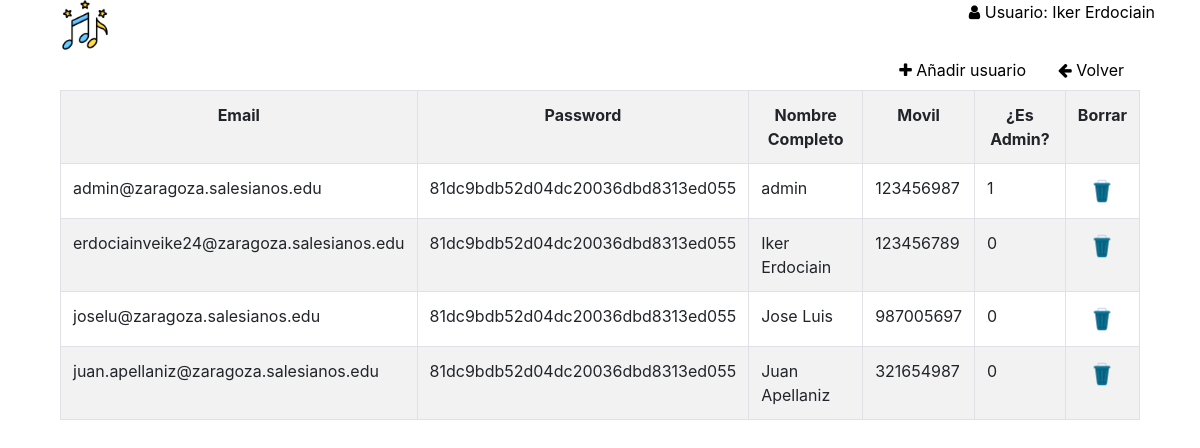
Screenshot of /lstUsuario.php (signed in) with the database file from the repository.
### tables this page shows
CREATE TABLE `usuarios` (
  `email` varchar(50) NOT NULL,
  `password` varchar(40) NOT NULL,
  `nombreCompleto` varchar(60) NOT NULL,
  `movil` varchar(13) NOT NULL,
  `rol` tinyint(1) NOT NULL
);

### lstUsuario.php (the view, shortened to what this page needs)
<!DOCTYPE html>
<html lang="en">
<head>
    <link rel="stylesheet" href="https://cdnjs.cloudflare.com/ajax/libs/font-awesome/4.7.0/css/font-awesome.min.css">
    <link rel="stylesheet" href="./bootstrap/css/bootstrap.min.css">
</head>
<body>
    <div class="container">
        <a style="float: right;" href="#"><i class="fa fa-user" aria-hidden="true"></i>&nbsp;Usuario: <?php echo"$_SESSION[nombre]";?> </a>
	  <div class="form-group col-12">
	    <img src="./img/icon.png" style="width: 50px;" draggable="false">
		<ul class="nav justify-content-end">
            <li class="nav-item">
			    <a class="nav-link" href="./frmUsuario.php"><i class="fa fa-plus" aria-hidden="true"></i>&nbsp;Añadir usuario</a>
		    </li>
            <li class="nav-item">
			    <a class="nav-link" href="./menuadmin.php"><i class="fa fa-arrow-left" aria-hidden="true"></i>&nbsp;Volver</a>
		    </li>
		</ul>
        <table class='table table-bordered table-striped table-hover'>
            <tr style="text-align: center;">
                <th>Email</th>
                <th>Password</th>
                <th>Nombre Completo</th>
                <th>Movil</th>
                <th>¿Es Admin?</th>
                <th>Borrar</th>
            </tr>
        <?php
            include('./conexion.php');
            $sql = "SELECT * FROM usuarios";
            $query = mysqli_query($conexion, $sql) or die("ERROR EN EL SELECT");
            while($linea=mysqli_fetch_array($query)){
                echo "
                    <tr>
                        <td>$linea[email]</td>
                        <td>$linea[password]</td>
                        <td>$linea[nombreCompleto]</td>
                        <td>$linea[movil]</td>
                        <td>$linea[rol]</td>
                        <td align='center'><a href='delUsuario.php?id=$linea[email]' onclick=\"return confirm('¿Seguro que deseas borrar este usuario?')\"><img src='./img/trash.png' draggable='false' style='width:30px;'></a></td>
                    </tr>
                ";
            }
        ?>
        </table>
    </div>
</body>
</html>

### lstUsuario.php (style rules this page uses)
html { user-select: none; }
a { cursor: pointer; color: #000; }

### rows the page displays
usuarios: email "admin@zaragoza.salesianos.edu", password "81dc9bdb52d04dc20036dbd8313ed055", nombreCompleto "admin", movil "123456987", rol "1"
usuarios: email "erdociainveike24@zaragoza.salesianos.edu", password "81dc9bdb52d04dc20036dbd8313ed055", nombreCompleto "Iker Erdociain", movil "123456789", rol "0"
usuarios: email "joselu@zaragoza.salesianos.edu", password "81dc9bdb52d04dc20036dbd8313ed055", nombreCompleto "Jose Luis", movil "987005697", rol "0"
usuarios: email "juan.apellaniz@zaragoza.salesianos.edu", password "81dc9bdb52d04dc20036dbd8313ed055", nombreCompleto "Juan Apellaniz", movil "321654987", rol "0"

### other values shown
$_SESSION[nombre] "Iker Erdociain"
